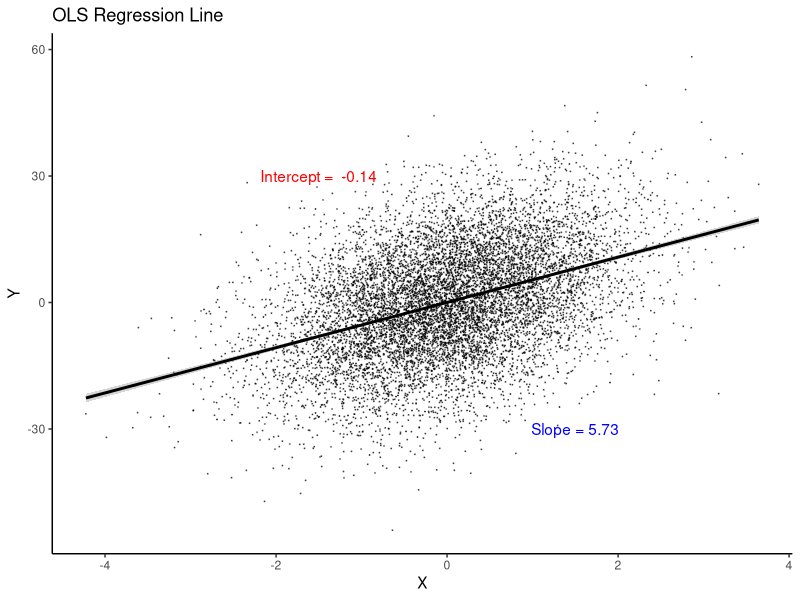

Source code (R): (Note: this script raises an error after producing the figure.)
## ---- chunk 1
knitr::opts_chunk$set(echo = TRUE)
## ---- chunk 2
################################################################################
# I like to include several additional notes in the header of my files here:
#
# Last modified: 9/20/2024
#
### PURPOSE:
  # Lecture 2 code and output file
# 
### NOTES:
  # - uses the Tidyverse package and Dplyr
################################################################################

### 0. Load the packages we will need for this file ####
library(tidyverse) # load the installed package for each new session of R
# library(here) # for file organization
library(broom) # helps for storing regression output

set.seed(122333) # Setting the seed helps to make random number generators give us the same numbers across machines
################################################################################
## ---- chunk 3
tb <- tibble(
  x = rnorm(10000),
  u = rnorm(10000),
  y = 5.5*x + 12*u
) # Here's our true model, with some randomness baked in

# What is our expectation of x? y? u? What about variance? 
mean(tb$x)
mean(tb$y)
mean(tb$u)

var(tb$x)
var(tb$y)
var(tb$u)
## ---- chunk 4
tb %>% lm(y ~ x, .) 
## ---- chunk 5
# Looking at your model output
reg_tb <- lm(y ~ x, data=tb) # Store regression as an object 

summary(reg_tb) # gives you a full summary
regdata <- broom::tidy(reg_tb, conf.int=TRUE) # Stores regression output in a data frame
regouts <- broom::glance(reg_tb) # Stores other regression features in a data frame
## ---- chunk 6
tb <- tb %>% 
  mutate(
    yhat1 = predict(lm(y ~ x, .)),
    yhat2 = -0.14 + 5.73*x, 
    uhat1 = residuals(lm(y ~ x, .)),
    uhat2 = y - yhat2
  ) # How close are our predictions? 

summary(tb[-1:-3])
## ---- chunk 7
tb %>% 
  lm(y ~ x, .) %>% 
  ggplot(aes(x=x, y=y)) + 
  ggtitle("OLS Regression Line") +
  geom_point(size = 0.05, color = "black", alpha = 0.5) +
  geom_smooth(method = lm, color = "black") +
  annotate("text", x = -1.5, y = 30, color = "red", 
           label = paste("Intercept = ", -0.14)) +
  annotate("text", x = 1.5, y = -30, color = "blue", 
           label = paste("Slope =", 5.73)) + 
  theme_classic() + labs(x="X", y="Y")
## ---- chunk 8
SST <- tb %>% mutate(ybar=mean(y), sst=(y-ybar)^2) %>% select(sst) %>% summarise(sum(sst))
SSE <- tb %>% mutate(ybar=mean(y), sse=(yhat1-ybar)^2) %>% select(sse) %>% summarise(sum(sse))
SSR <- tb %>% mutate(ssr=uhat1^2) %>% select(ssr) %>% summarise(sum(ssr))

R2 <- SSE/SST
print(paste0("The R-squared is ", round(as.numeric(R2)*100,digits=2), "%", sep=""))
## ---- chunk 9
summary(reg_tb) # Full summary
round(summary(reg_tb)$r.squared,digits=4) # Specifically, the r-squared
## ---- chunk 10
lm <- lapply( # lapply is a useful command (see ?lapply to access documentation)
  1:10000,
  function(x) tibble(
    x = 9*rnorm(10000), # Distribution for x (rnorm(N) creates N random draws from a N(0,1) distribution)
    u = 36*rnorm(10000), # Distribution for e
    y = 3 + 2*x + u
  ) %>% 
    lm(y ~ x, .)
) # This runs 10,000 regressions with new data every time
# lapply is useful here since we want to resample data *and* do a regression at the same time. 
## ---- chunk 11
as_tibble(t(sapply(lm, coef))) %>%
  summary(x) # Summarize the regression coefficients (tabular)

as_tibble(t(sapply(lm, coef))) %>% 
  ggplot()+
  geom_histogram(aes(x), binwidth = 0.01,fill="gray",color='black') + 
  theme_minimal() + 
  labs(x="Estimated Slope Coefficient", y="Count",title="Distribution of Slope Coefficients") +
  geom_vline(xintercept=2,color='red')
## ---- chunk 12
set.seed(5744)
n <- 2000
ovb <- tibble(
  severity = rnorm(n),                             # latent sickness (unobserved by naive analyst)
  drug     = rbinom(n, 1, plogis(1.3 * severity)), # sicker patients more likely to be treated
  A1c      = 8 - 0.8*drug + 1.2*severity + rnorm(n, 0, 0.5) # TRUE drug effect is -0.8
)
## ---- chunk 13
naive <- lm(A1c ~ drug, data = ovb)
broom::tidy(naive) # the drug coefficient is POSITIVE: the drug looks harmful!
## ---- chunk 14
adjusted <- lm(A1c ~ drug + severity, data = ovb)
broom::tidy(adjusted) # the drug coefficient flips to about -0.8: the true effect
## ---- chunk 15
delta <- coef(lm(severity ~ drug, data = ovb))["drug"] # how severity differs by treatment
b_sev <- coef(adjusted)["severity"]                    # effect of severity on A1c

# The predicted bias should exactly equal the (naive - adjusted) drug coefficient:
c(predicted_bias = as.numeric(b_sev * delta),
  actual_gap     = as.numeric(coef(naive)["drug"] - coef(adjusted)["drug"]))
## ---- chunk 16
myout <- summary(reg_tb)
myout$coefficients[,2]
## ---- chunk 17
set.seed(0326)
nulldata <- tibble(x=rnorm(200),
                 epsilon=rnorm(200),
                 y=-1-.5*x+epsilon)
m1 <- lm(y ~ x,data=nulldata)
out <- summary(m1) # I get a first estimate of beta = , and a SE = 
myse <- out$coefficients[2,2] # store the SE
## ---- chunk 18
myalf <- .05 # State the rejection probability

# Plot my estimate against the sampling distribution of the null hypothesis 
graphdata <- tibble(x=rnorm(1e4,mean=0,sd=myse), # normal distribution
                    xrej = ifelse(x >= qnorm(1-(myalf)/2, mean=0, sd=myse),x,NA), # x's that fall in the rejection region based on alpha
                    xrej2 = ifelse(-x >= qnorm(1-(myalf)/2, mean=0, sd=myse),x,NA), # x's that fall in the rejection region based on alpha
                    y=dnorm(x,mean=0,sd=myse)
)

 ggplot(data=graphdata) + 
  geom_density(aes(x)) + 
  geom_area(data=subset(graphdata, !is.na(xrej)),aes(x=x,y=y),fill="gray") + 
   geom_area(data=subset(graphdata, !is.na(xrej2)),aes(x=x,y=y),fill="gray") + 
  geom_vline(xintercept=-0.5,linetype='dashed',color='red') + 
  theme_minimal() + 
  labs(x="Estimated Beta",y="Density")
## ---- chunk 19
graphdata <- tibble(x=rnorm(1e5,mean=0,sd=myse), # normal distribution
                     xrej = ifelse(x >= qnorm(1-(myalf), mean=0, sd=myse),x,NA), 
                        # x's that fall in the rejection region based on alpha
                     y=dnorm(x,mean=0,sd=myse)
 )
 
 ggplot(data=graphdata) + 
   geom_density(aes(x)) + 
   geom_area(data=subset(graphdata, !is.na(xrej)),aes(x=x,y=y),fill="gray") + 
   geom_vline(xintercept=-0.5,linetype='dashed',color='red') + 
   theme_minimal() + 
   labs(x="Estimated Beta",y="Density")
## ---- chunk 20
 nulldata <- tibble(x=rnorm(20000),
                  epsilon=rnorm(20000),
                  y=-1-.5*x+epsilon)
 m1 <- lm(y ~ x,data=nulldata)
 out <- summary(m1) # 
 out
 myse <- out$coefficients[2,2] # store the SE
 
 graphdata <- tibble(x=rnorm(1e5,mean=0,sd=myse), # normal distribution
                     xrej = ifelse(x >= qnorm(1-(myalf)/2, mean=0, sd=myse),x,NA), 
                        # x's that fall in the rejection region based on alpha
                     xrej2 = ifelse(-x >= qnorm(1-(myalf)/2, mean=0, sd=myse),x,NA), 
                        # x's that fall in the rejection region based on alpha
                     y=dnorm(x,mean=0,sd=myse)
 )
 
 ggplot(data=graphdata) + 
   geom_density(aes(x)) + 
   geom_area(data=subset(graphdata, !is.na(xrej)),aes(x=x,y=y),fill="gray") + 
   geom_area(data=subset(graphdata, !is.na(xrej2)),aes(x=x,y=y),fill="gray") + 
   geom_vline(xintercept=-0.5,linetype='dashed',color='red') + 
   theme_minimal() + 
   labs(x="Estimated Beta",y="Density")
 
# Calculate p-value of our estimated beta
1-pnorm(out$coefficients[2,1],mean=0,sd=out$coefficients[2,2])

# Calculate the t-statistic of our estimated beta
out$coefficients[2,1]/out$coefficients[2,2] # Here, critical value is 1.96
